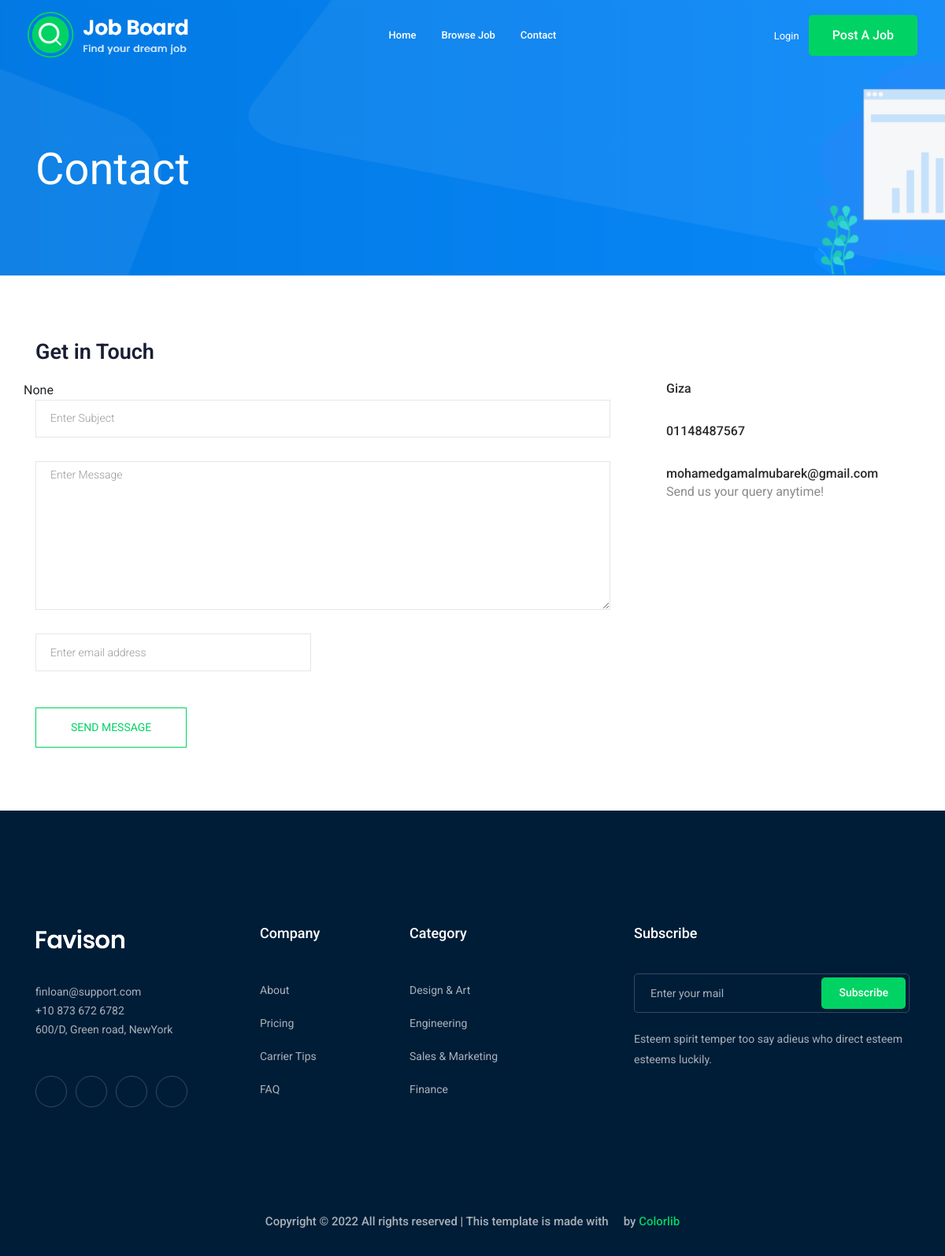
The page /contact-us/ on the database its author committed.
### contact/models.py (models this page shows, shortened)
class Info(models.Model):
    place = models.CharField(max_length=50)
    phone_number = models.CharField(max_length=11)
    email = models.EmailField(max_length=254)

### contact/views.py (the view, shortened to what this page needs)
# urls.py: path('/', sendMessage , name="contactPage"),
def sendMessage(request):
    test = None
    info = Info.objects.first()
    context = {'info': info, 'test': test}
    return(render(request, 'contact/contact.html', context))

### contact/templates/contact/contact.html (shortened to what this page needs)
{% extends 'main.html' %}
{% block body %}
<div class="bradcam_area bradcam_bg_1">
    <div class="container">
        <div class="row">
            <div class="col-xl-12">
                <div class="bradcam_text">
                    <h3>contact</h3>
                </div>
            </div>
        </div>
    </div>
</div>
<section class="contact-section section_padding">
    <div class="container">
        <div class="row">
            <div class="col-12">
                <h2 class="contact-title">Get in Touch</h2>
            </div>
            <div class="col-lg-8">
                <form class="form-contact contact_form" method="post" novalidate="novalidate">
                    <div class="row">
                        {{ test }}
                        <div class="col-12">
                            <div class="form-group">
                                <input class="form-control" name="subject" id="subject" type="text"
                                    onfocus="this.placeholder = ''" onblur="this.placeholder = 'Enter Subject'"
                                    placeholder='Enter Subject'>
                            </div>
                        </div>
                        <div class="col-12">
                            <div class="form-group">
                                <textarea class="form-control w-100" name="message" id="message" cols="30" rows="9"
                                    onfocus="this.placeholder = ''" onblur="this.placeholder = 'Enter Message'"
                                    placeholder='Enter Message'></textarea>
                            </div>
                        </div>
                        <div class="col-sm-6">
                            <div class="form-group">
                                <input class="form-control" name="email" id="email" type="email"
                                    onfocus="this.placeholder = ''" onblur="this.placeholder = 'Enter email address'"
                                    placeholder='Enter email address'>
                            </div>
                        </div>
                    </div>
                    <div class="form-group mt-3">
                        <button type="submit" class="button button-contactForm btn_4 boxed-btn">Send Message</button>
                    </div>
                </form>
            </div>
            <div class="col-lg-4">
                <div class="media contact-info">
                    <span class="contact-info__icon"><i class="ti-home"></i></span>
                    <div class="media-body">
                        <h3>{{ info.place }}</h3>
                    </div>
                </div>
                <div class="media contact-info">
                    <span class="contact-info__icon"><i class="ti-tablet"></i></span>
                    <div class="media-body">
                        <h3>{{ info.phone_number }}</h3>
                    </div>
                </div>
                <div class="media contact-info">
                    <span class="contact-info__icon"><i class="ti-email"></i></span>
                    <div class="media-body">
                        <h3>{{ info.email }}</h3>
                        <p>Send us your query anytime!</p>
                    </div>
                </div>
            </div>
        </div>
    </div>
</section>
{% endblock body %}

### rows shown on the page
Info: place "Giza", phone_number "01148487567", email "mohamedgamalmubarek@gmail.com"

### other values the page prints
{{ test }} "None"
